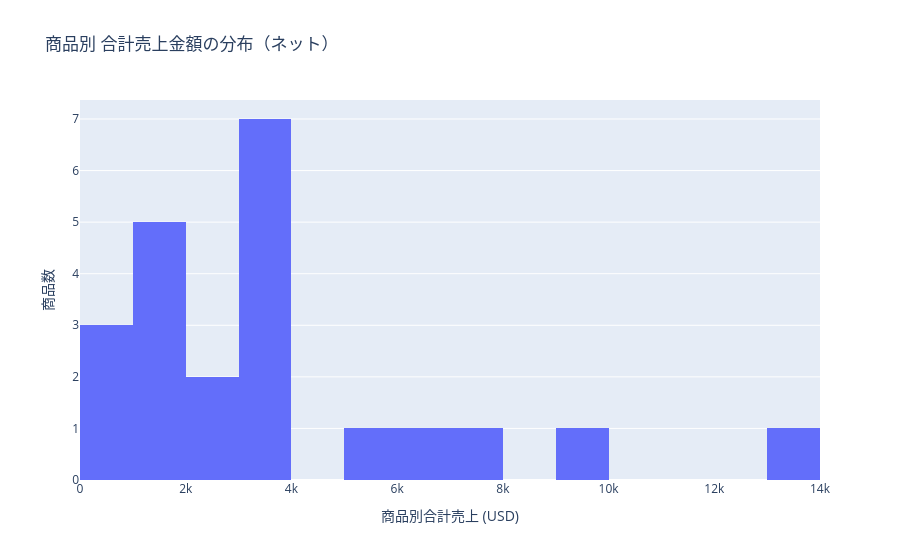

The notebook cell this image was saved under:
### Markdown cell above
このセルの目的: 商品別の合計売上金額の分布をヒストグラムで確認し、売上が低い商品がどの価格帯に集中しているかを見る。

### Code cell
fig_sales_hist = px.histogram(
    product_summary, x="total_sales", nbins=20, title="商品別 合計売上金額の分布（ネット）"
)
fig_sales_hist.update_layout(xaxis_title="商品別合計売上 (USD)", yaxis_title="商品数")
fig_sales_hist.show()

### Figure 1 — Plotly figure (JSON) as saved in the notebook; plotly's stock layout.template omitted (floating-point values rounded to 4 significant figures)
{"data": [{"bingroup": "x", "hovertemplate": "total_sales=%{x}<br>count=%{y}<extra></extra>", "legendgroup": "", "marker": {"color": "#636efa", "pattern": {"shape": ""}}, "name": "", "nbinsx": 20, "orientation": "v", "showlegend": false, "type": "histogram", "x": [3002.0, 9652.0, 3457.0, 1778.0, 849.3, 3560.0, 5328.0, 3692.0, 1433.0, 3712.0, 7286.0, 763.5, 1533.0, 1155.0, 3403.0, 2722.0, 6344.0, 13770.0, 443.8, 1430.0, 3425.0, 2664.0], "xaxis": "x", "yaxis": "y"}], "layout": {"barmode": "relative", "legend": {"tracegroupgap": 0}, "title": {"text": "商品別 合計売上金額の分布（ネット）"}, "xaxis": {"anchor": "y", "domain": [0.0, 1.0], "title": {"text": "商品別合計売上 (USD)"}}, "yaxis": {"anchor": "x", "domain": [0.0, 1.0], "title": {"text": "商品数"}}}}
